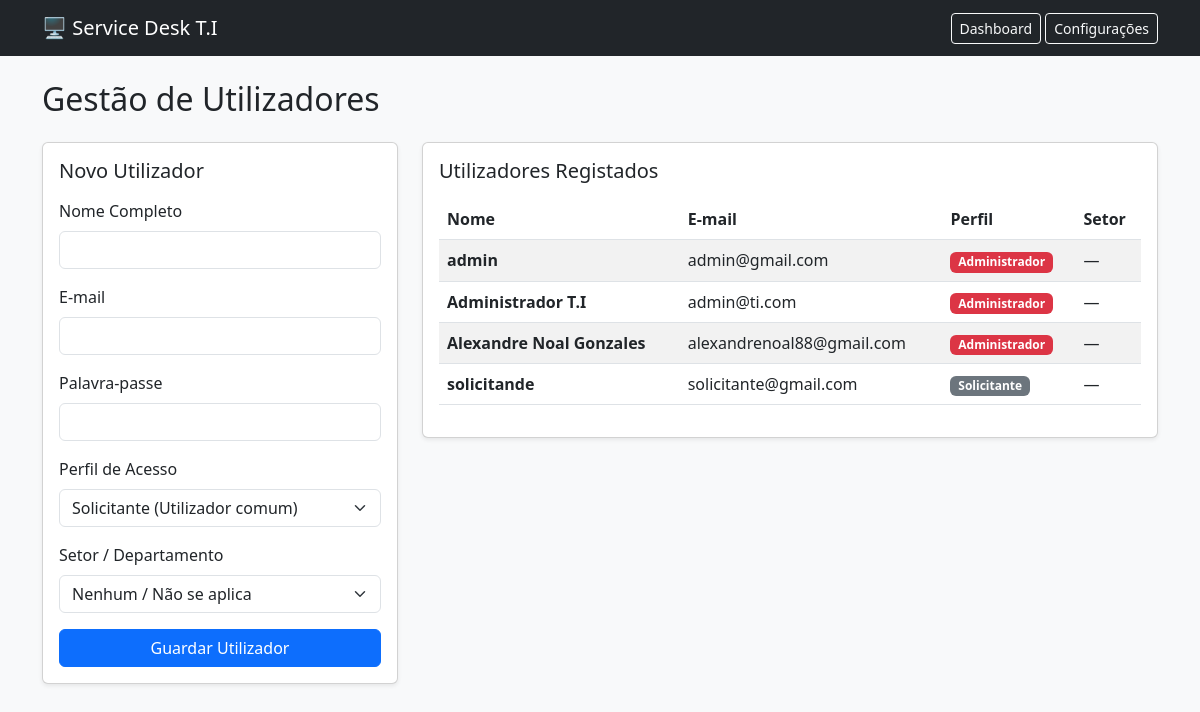
/usuarios.php (signed in), run on the app's committed database.
### tables this page shows
CREATE TABLE `usuarios` (
  `id` int(11) NOT NULL,
  `nome` varchar(150) NOT NULL,
  `email` varchar(150) NOT NULL,
  `senha` varchar(255) NOT NULL,
  `perfil` enum('solicitante','tecnico','admin') DEFAULT 'solicitante',
  `setor_id` int(11) DEFAULT NULL,
  `ativo` tinyint(1) DEFAULT 1
);

### usuarios.php (the view, shortened to what this page needs)
<?php
require_once 'conexao.php';
$usuarios = $pdo->query("SELECT u.*, s.nome as setor_nome FROM usuarios u LEFT JOIN setores s ON u.setor_id = s.id ORDER BY u.nome ASC")->fetchAll();
?>
<!DOCTYPE html>
<html lang="pt-br">
<head>
    <link href="https://cdn.jsdelivr.net/npm/bootstrap@5.3.0/dist/css/bootstrap.min.css" rel="stylesheet">
</head>
<body class="bg-light">
    <nav class="navbar navbar-dark bg-dark mb-4">
        <div class="container">
            <a class="navbar-brand" href="index.php">🖥️ Service Desk T.I</a>
            <div>
                <a href="index.php" class="btn btn-outline-light btn-sm">Dashboard</a>
                <a href="configurar.php" class="btn btn-outline-light btn-sm">Configurações</a>
            </div>
        </div>
    </nav>
    <div class="container">
        <h2 class="mb-4">Gestão de Utilizadores</h2>
        <div class="row">
            <div class="col-md-4">
                <div class="card shadow-sm mb-4">
                    <div class="card-body">
                        <h5 class="card-title mb-3">Novo Utilizador</h5>
                        <form method="POST">
                            <div class="mb-3">
                                <label class="form-label">Nome Completo</label>
                                <input type="text" name="nome" class="form-control" required>
                            </div>
                            <div class="mb-3">
                                <label class="form-label">E-mail</label>
                                <input type="email" name="email" class="form-control" required>
                            </div>
                            <div class="mb-3">
                                <label class="form-label">Palavra-passe</label>
                                <input type="password" name="senha" class="form-control" required>
                            </div>
                            <div class="mb-3">
                                <label class="form-label">Perfil de Acesso</label>
                                <select name="perfil" class="form-select" required>
                                    <option value="solicitante">Solicitante (Utilizador comum)</option>
                                </select>
                            </div>
                            <div class="mb-3">
                                <label class="form-label">Setor / Departamento</label>
                                <select name="setor_id" class="form-select">
                                    <option value="">Nenhum / Não se aplica</option>
                                </select>
                            </div>
                            <button type="submit" class="btn btn-primary w-100">Guardar Utilizador</button>
                        </form>
                    </div>
                </div>
            </div>
            <div class="col-md-8">
                <div class="card shadow-sm">
                    <div class="card-body">
                        <h5 class="card-title mb-3">Utilizadores Registados</h5>
                        <div class="table-responsive">
                            <table class="table table-striped align-middle">
                                <thead>
                                    <tr>
                                        <th>Nome</th>
                                        <th>E-mail</th>
                                        <th>Perfil</th>
                                        <th>Setor</th>
                                    </tr>
                                </thead>
                                <tbody>
                                    <?php if (count($usuarios) > 0): ?>
                                        <?php foreach ($usuarios as $u): ?>
                                            <tr>
                                                <td><strong><?= htmlspecialchars($u['nome']) ?></strong></td>
                                                <td><?= htmlspecialchars($u['email']) ?></td>
                                                <td>
                                                    <?php if ($u['perfil'] === 'admin'): ?>
                                                        <span class="badge bg-danger">Administrador</span>
                                                    <?php elseif ($u['perfil'] === 'tecnico'): ?>
                                                        <span class="badge bg-primary">Técnico</span>
                                                    <?php else: ?>
                                                        <span class="badge bg-secondary">Solicitante</span>
                                                    <?php endif; ?>
                                                </td>
                                                <td><?= htmlspecialchars($u['setor_nome'] ?? '—') ?></td>
                                            </tr>
                                        <?php endforeach; ?>
                                    <?php else: ?>
                                        <tr>
                                            <td colspan="4" class="text-center text-muted">Nenhum utilizador registado ainda.</td>
                                        </tr>
                                    <?php endif; ?>
                                </tbody>
                            </table>
                        </div>
                    </div>
                </div>
            </div>
        </div>
    </div>
</body>
</html>

### data on the page
usuarios: nome "admin", email "admin@gmail.com", perfil "Administrador", setor_nome "—"
usuarios: nome "Administrador T.I", email "admin@ti.com", perfil "Administrador", setor_nome "—"
usuarios: nome "Alexandre Noal Gonzales", email "alexandrenoal88@gmail.com", perfil "Administrador", setor_nome "—"
usuarios: nome "solicitande", email "solicitante@gmail.com", perfil "Solicitante", setor_nome "—"
